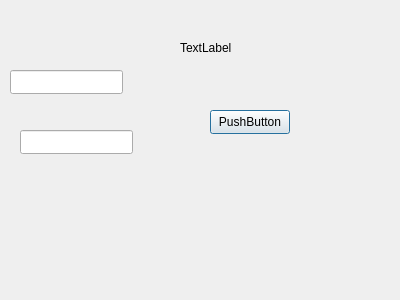
<?xml version="1.0" encoding="UTF-8"?>
<ui version="4.0">
 <class>facultyLogin</class>
 <widget class="QDialog" name="facultyLogin">
  <property name="geometry">
   <rect>
    <x>0</x>
    <y>0</y>
    <width>400</width>
    <height>300</height>
   </rect>
  </property>
  <property name="windowTitle">
   <string>Dialog</string>
  </property>
  <widget class="QLineEdit" name="usernameEdit">
   <property name="geometry">
    <rect>
     <x>10</x>
     <y>70</y>
     <width>113</width>
     <height>24</height>
    </rect>
   </property>
  </widget>
  <widget class="QLineEdit" name="passwordEdit">
   <property name="geometry">
    <rect>
     <x>20</x>
     <y>130</y>
     <width>113</width>
     <height>24</height>
    </rect>
   </property>
  </widget>
  <widget class="QLabel" name="loginLabel">
   <property name="geometry">
    <rect>
     <x>180</x>
     <y>40</y>
     <width>60</width>
     <height>16</height>
    </rect>
   </property>
   <property name="text">
    <string>TextLabel</string>
   </property>
  </widget>
  <widget class="QPushButton" name="loginButton">
   <property name="geometry">
    <rect>
     <x>210</x>
     <y>110</y>
     <width>80</width>
     <height>24</height>
    </rect>
   </property>
   <property name="text">
    <string>PushButton</string>
   </property>
  </widget>
 </widget>
 <resources/>
 <connections/>
</ui>
